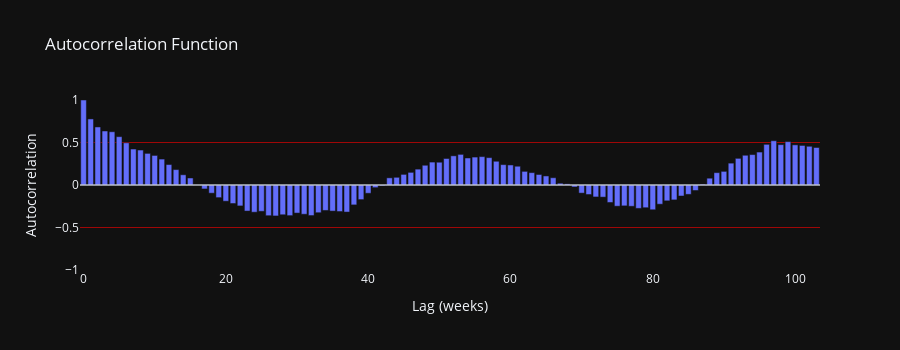

This figure's notebook cell:
### Code cell
import numpy as np
import plotly.graph_objects as go

lags = 104
acf_values = [series.autocorr(lag=i) for i in range(lags)]

fig2 = go.Figure()

# linhas ±0.5 (atrás)
fig2.add_hline(y=0.5,  line=dict(color="red", width=.6), layer="below")
fig2.add_hline(y=-0.5, line=dict(color="red", width=.6), layer="below")

# linha zero (atrás)
fig2.add_hline(y=0, line=dict(color="white",  width=1))

# barras
fig2.add_trace(go.Bar(
    x=list(range(lags)),
    y=acf_values,
    name="ACF"
))

fig2.update_layout(
    title="Autocorrelation Function",
    xaxis_title="Lag (weeks)",
    yaxis_title="Autocorrelation",
    height=350,
    template="plotly_dark"
)

# eixo Y fixo em [-1, 1]
fig2.update_yaxes(range=[-1, 1])

fig2.update_xaxes(showgrid=False)
fig2.update_yaxes(showgrid=False)

fig2.show()

# The ACF shows how strongly the series correlates with itself at past lags.
# A slow early decay implies persistent short-term memory (recent weeks matter).
# A clear rise around lag ~52 suggests yearly seasonality, supporting SARIMA.

### Figure 1 — Plotly figure (JSON) as saved in the notebook; plotly's stock layout.template omitted (floating-point values rounded to 4 significant figures)
{"data": [{"name": "ACF", "type": "bar", "x": [0, 1, 2, 3, 4, 5, 6, 7, 8, 9, 10, 11, 12, 13, 14, 15, 16, 17, 18, 19, 20, 21, 22, 23, 24, 25, 26, 27, 28, 29, 30, 31, 32, 33, 34, 35, 36, 37, 38, 39, 40, 41, 42, 43, 44, 45, 46, 47, 48, 49, 50, 51, 52, 53, 54, 55, 56, 57, 58, 59, 60, 61, 62, 63, 64, 65, 66, 67, 68, 69, 70, 71, 72, 73, 74, 75, 76, 77, 78, 79, 80, 81, 82, 83, 84, 85, 86, 87, 88, 89, 90, 91, 92, 93, 94, 95, 96, 97, 98, 99, 100, 101, 102, 103], "y": [1, 0.7771, 0.6828, 0.6352, 0.6263, 0.5687, 0.4963, 0.4232, 0.4113, 0.3719, 0.3478, 0.3051, 0.2405, 0.1815, 0.1204, 0.08261, 0.002346, -0.04632, -0.09626, -0.1485, -0.1907, -0.2178, -0.246, -0.3064, -0.32, -0.3098, -0.3611, -0.364, -0.35, -0.3603, -0.3302, -0.344, -0.3596, -0.326, -0.2992, -0.3069, -0.3123, -0.3183, -0.2339, -0.1718, -0.09721, -0.03134, -0.01065, 0.08419, 0.09041, 0.1249, 0.1487, 0.1866, 0.2323, 0.2696, 0.268, 0.3119, 0.3433, 0.3602, 0.3179, 0.3286, 0.334, 0.3217, 0.2793, 0.2396, 0.2357, 0.2208, 0.1604, 0.1454, 0.1237, 0.1063, 0.08538, 0.02092, 0.01333, -0.02333, -0.09546, -0.1121, -0.1404, -0.1424, -0.2055, -0.2493, -0.2455, -0.2505, -0.2752, -0.2671, -0.2912, -0.2259, -0.1864, -0.1751, -0.1293, -0.1101, -0.06464, 0.01027, 0.08013, 0.1453, 0.1605, 0.257, 0.3135, 0.3498, 0.3577, 0.3875, 0.4786, 0.5207, 0.4746, 0.5102, 0.4721, 0.4653, 0.4556, 0.4411]}], "layout": {"height": 350, "shapes": [{"layer": "below", "line": {"color": "red", "width": 0.6}, "type": "line", "x0": 0, "x1": 1, "xref": "x domain", "y0": 0.5, "y1": 0.5, "yref": "y"}, {"layer": "below", "line": {"color": "red", "width": 0.6}, "type": "line", "x0": 0, "x1": 1, "xref": "x domain", "y0": -0.5, "y1": -0.5, "yref": "y"}, {"line": {"color": "white", "width": 1}, "type": "line", "x0": 0, "x1": 1, "xref": "x domain", "y0": 0, "y1": 0, "yref": "y"}], "title": {"text": "Autocorrelation Function"}, "xaxis": {"showgrid": false, "title": {"text": "Lag (weeks)"}}, "yaxis": {"range": [-1, 1], "showgrid": false, "title": {"text": "Autocorrelation"}}}}
